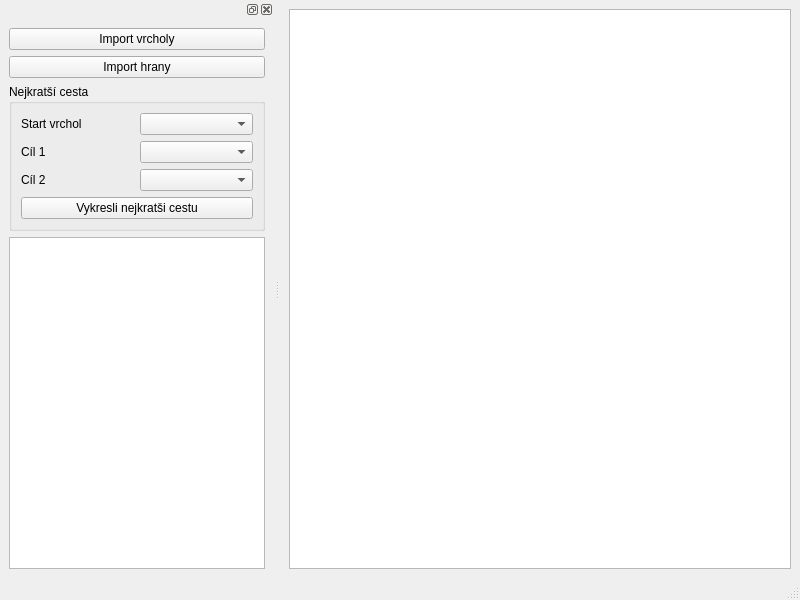
<?xml version="1.0" encoding="UTF-8"?>
<ui version="4.0">
 <class>MainWindow</class>
 <widget class="QMainWindow" name="MainWindow">
  <property name="geometry">
   <rect>
    <x>0</x>
    <y>0</y>
    <width>800</width>
    <height>600</height>
   </rect>
  </property>
  <property name="windowTitle">
   <string>MainWindow</string>
  </property>
  <widget class="QWidget" name="centralwidget">
   <layout class="QGridLayout" name="gridLayout_2">
    <item row="0" column="0">
     <widget class="QGraphicsView" name="graphicsView"/>
    </item>
   </layout>
  </widget>
  <widget class="QStatusBar" name="statusbar"/>
  <widget class="QDockWidget" name="dockWidget">
   <attribute name="dockWidgetArea">
    <number>1</number>
   </attribute>
   <widget class="QWidget" name="dockWidgetContents">
    <layout class="QGridLayout" name="gridLayout_3">
     <item row="0" column="0">
      <widget class="QPushButton" name="pushButton">
       <property name="text">
        <string>Import vrcholy</string>
       </property>
      </widget>
     </item>
     <item row="1" column="0">
      <widget class="QPushButton" name="pushButton_2">
       <property name="text">
        <string>Import hrany</string>
       </property>
      </widget>
     </item>
     <item row="2" column="0">
      <widget class="QGroupBox" name="groupBox">
       <property name="title">
        <string>Nejkratší cesta</string>
       </property>
       <layout class="QGridLayout" name="gridLayout">
        <item row="0" column="0">
         <widget class="QLabel" name="label">
          <property name="text">
           <string>Start vrchol</string>
          </property>
         </widget>
        </item>
        <item row="0" column="1">
         <widget class="QComboBox" name="comboBox"/>
        </item>
        <item row="1" column="0">
         <widget class="QLabel" name="label_2">
          <property name="text">
           <string>Cíl 1</string>
          </property>
         </widget>
        </item>
        <item row="1" column="1">
         <widget class="QComboBox" name="comboBox_2"/>
        </item>
        <item row="2" column="0">
         <widget class="QLabel" name="label_3">
          <property name="text">
           <string>Cíl 2</string>
          </property>
         </widget>
        </item>
        <item row="2" column="1">
         <widget class="QComboBox" name="comboBox_3"/>
        </item>
        <item row="3" column="0" colspan="2">
         <widget class="QPushButton" name="pushButton_3">
          <property name="text">
           <string>Vykresli nejkratši cestu</string>
          </property>
         </widget>
        </item>
       </layout>
      </widget>
     </item>
     <item row="3" column="0">
      <widget class="QPlainTextEdit" name="plainTextEdit"/>
     </item>
    </layout>
   </widget>
  </widget>
 </widget>
 <resources/>
 <connections/>
</ui>
